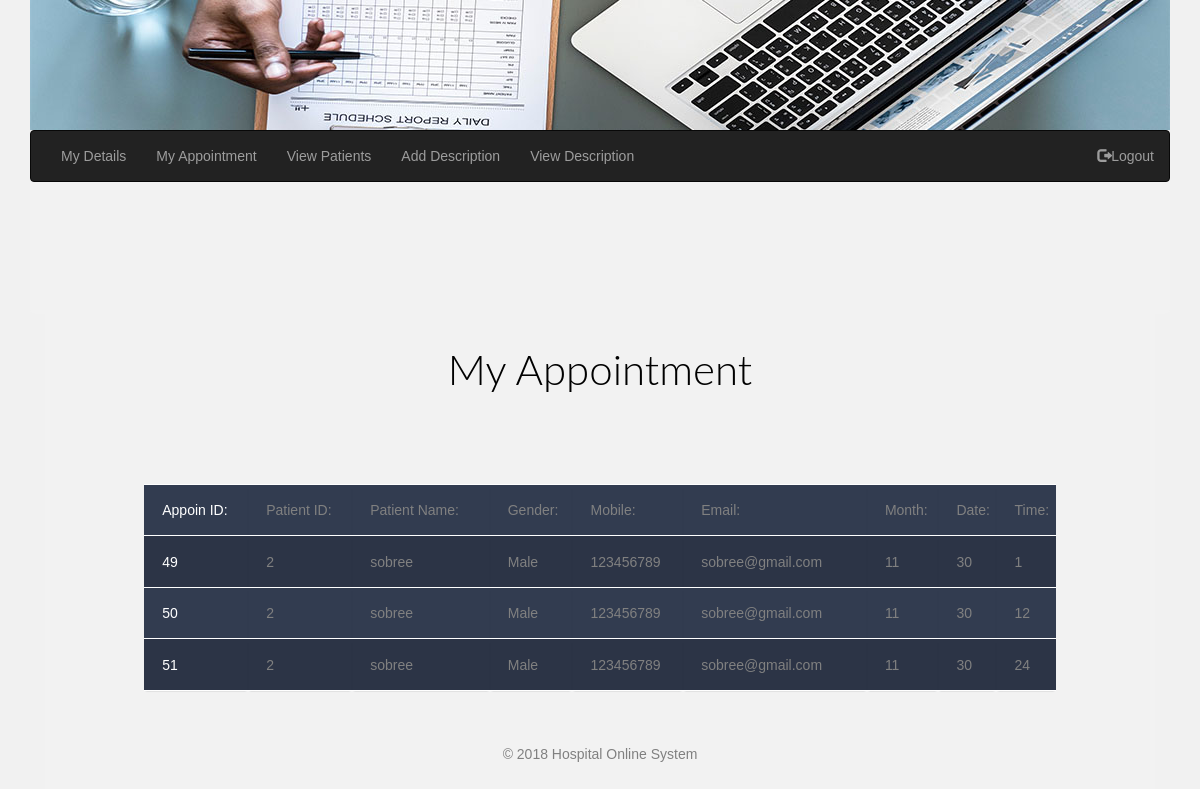
The page /doctor/appoinofpatient.php (signed in) on the database its author committed.
### tables this page shows
CREATE TABLE `appoin` (
  `appoin_id` int(11) NOT NULL,
  `dr_id` int(11) NOT NULL,
  `user_id` int(11) NOT NULL,
  `a_month` int(11) NOT NULL,
  `a_date` int(11) NOT NULL,
  `a_time` int(11) NOT NULL
);

CREATE TABLE `patient` (
  `user_id` int(10) NOT NULL,
  `u_name` varchar(50) NOT NULL,
  `gender` varchar(50) NOT NULL,
  `u_pass` int(50) NOT NULL,
  `u_address` varchar(100) NOT NULL,
  `u_mobile` int(20) NOT NULL,
  `u_email` varchar(50) NOT NULL
);

### doctor/appoinofpatient.php (the view, shortened to what this page needs)
<!DOCTYPE html>
<html>
<head>
		<link rel="stylesheet" href="https://maxcdn.bootstrapcdn.com/bootstrap/3.3.6/css/bootstrap.min.css" />
        <link rel="stylesheet" type="text/css" href=".../../../CSS/style.css">
        <link rel="stylesheet" type="text/css" href=".../../../CSS/tablestyle.css">
</head>
<body>
	<div class="container">
	   <div class="row">
        <?php include '.../../menudr.php'; ?>
	   </div>
       <br>
<?php
$servername = 'localhost';
$username = 'root';
$password = '';
$dbname = 'hospital';
$conn = mysqli_connect($servername, $username, $password, $dbname);
$p_id = $_SESSION['dr_id'];
$sql = 'SELECT appoin.appoin_id,patient.user_id,patient.u_name,patient.gender,patient.u_mobile,patient.u_email,appoin.a_month,appoin.a_date,appoin.a_time FROM ((appoin INNER JOIN doctor ON appoin.dr_id='.$p_id.' AND doctor.dr_id='.$p_id.') INNER JOIN patient ON appoin.user_id=patient.user_id) ';
$result = mysqli_query($conn, $sql);
   echo '<h2>My Appointment</h2>';
if ($result->num_rows > 0) {
    echo'<table class="container">';
    echo'<tr>';
    echo'<td>Appoin ID:</td>';
    echo'<td>Patient ID:</td>';
    echo'<td>Patient Name:</td>';
    echo'<td>Gender:</td>';
    echo'<td>Mobile:</td>';
    echo'<td>Email:</td>';
    echo'<td>Month:</td>';
    echo'<td>Date:</td>';
    echo'<td>Time:</td>';
    echo'</tr>';
    while ($row = $result->fetch_assoc()) {
        echo'<tr>';
        echo'<td>'.$row['appoin_id'].'</td>';
        echo'<td>'.$row['user_id'].'</td>';
        echo'<td>'.$row['u_name'].'</td>';
        echo'<td>'.$row['gender'].'</td>';
        echo'<td>'.$row['u_mobile'].'</td>';
        echo'<td>'.$row['u_email'].'</td>';
        echo'<td>'.$row['a_month'].'</td>';
        echo'<td>'.$row['a_date'].'</td>';
        echo'<td>'.$row['a_time'].'</td>';
        echo'</tr>';
    }
    echo'</table>';
} else {
    echo '0 results';
}
?>
<br>
<br>
<br>
<br>
<marquee behavior="alternate" direction="up" width="100%"><marquee direction="right">&copy;  2018  Hospital Online System  </marquee></marquee>
</body>
</html>

### CSS/style.css (style rules this page uses)
body,h1,h2,h3,h4,h5,h6 { font-family: "Lato", sans-serif; }
body, html { height: 100%; color: rgb(0, 0, 0); line-height: 1.8; }
tbody th, td { padding:0.25em 0.5em; text-align:left; vertical-align:top; }
tbody td, tbody th { border:1px solid #fff; border-width:1px 0; }
body { font-family: Arial, Helvetica, sans-serif; }
* { box-sizing: border-box; }
.container { border-radius: 5px; background-color: #f2f2f2; padding: 10px; }
.row:after { content: ""; display: table; clear: both; }

### CSS/tablestyle.css (style rules this page uses)
body { font-family: "Open Sans", sans-serif; font-weight: 300; line-height:1em; color:grey; background-color:white; text-align:center; }
h2 { font-size:3em; font-weight: 300; text-align: center; line-height:1em; display: block; padding-bottom: 2em; color: black; }
.container td { font-weight: normal; font-size: 1em; -webkit-box-shadow: 0 2px 2px -2px #0E1119; -moz-box-shadow: 0 2px 2px -2px #0E1119; box-shadow: 0 2px 2px -2px #0E1119; }
.container { text-align: center; width: 80%; margin: 0 auto; display: table; padding: 0 0 8em 0; }
.container td, .container th { padding-bottom: 2%; padding-top: 2%; padding-left:2%; }
.container tr:nth-child(odd) { background-color: #323C50; }
.container tr:nth-child(even) { background-color: #2C3446; }
.container td:first-child { color:white ; }
body { margin: 0; background-color: #f1f1f1; font-family: Arial, Helvetica, sans-serif; }

### rows shown on the page
appoin: appoin_id "49", user.user_id "2", user.u_name "sobree", user.gender "Male", user.u_mobile "123456789", user.u_email "sobree@gmail.com", a_month "11", a_date "30", a_time "1"
appoin: appoin_id "50", user.user_id "2", user.u_name "sobree", user.gender "Male", user.u_mobile "123456789", user.u_email "sobree@gmail.com", a_month "11", a_date "30", a_time "12"
appoin: appoin_id "51", user.user_id "2", user.u_name "sobree", user.gender "Male", user.u_mobile "123456789", user.u_email "sobree@gmail.com", a_month "11", a_date "30", a_time "24"
